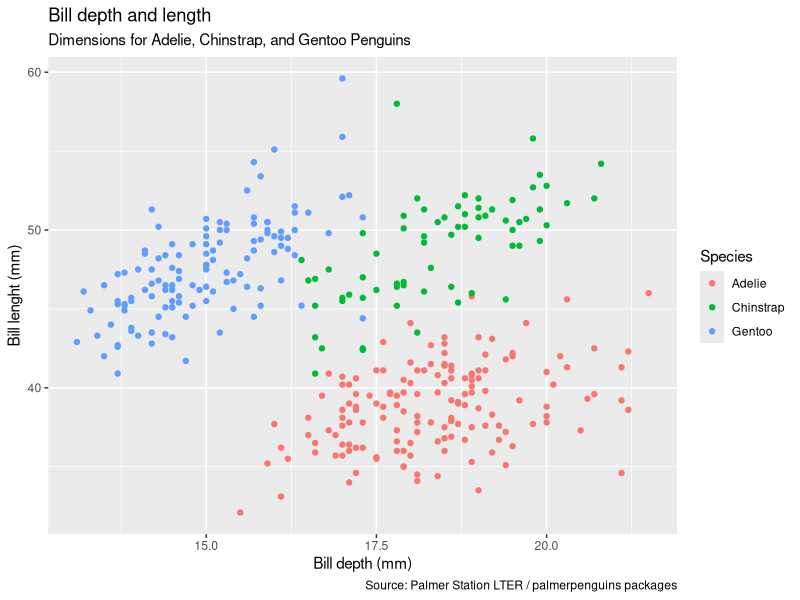

Recreate this plot in R.
### Created by Roland Lacap
### 02/08/2021
### We installed "palmerpenguins" for this exercise. 
#########################################################

###Load Libraries#######################################
library(tidyverse) #make sure this is in every script
library(palmerpenguins)
glimpse(penguins)

###
ggplot(data=penguins,
       mapping = aes(x = bill_depth_mm,
                     y = bill_length_mm,
                     color = species)) +
  geom_point() +
  labs(titles = "Bill depth and length",
       subtitle = "Dimensions for Adelie, Chinstrap, and Gentoo Penguins",
       x = "Bill depth (mm)", y = "Bill lenght (mm)",
       color = "Species",
       caption = "Source: Palmer Station LTER / palmerpenguins packages")

